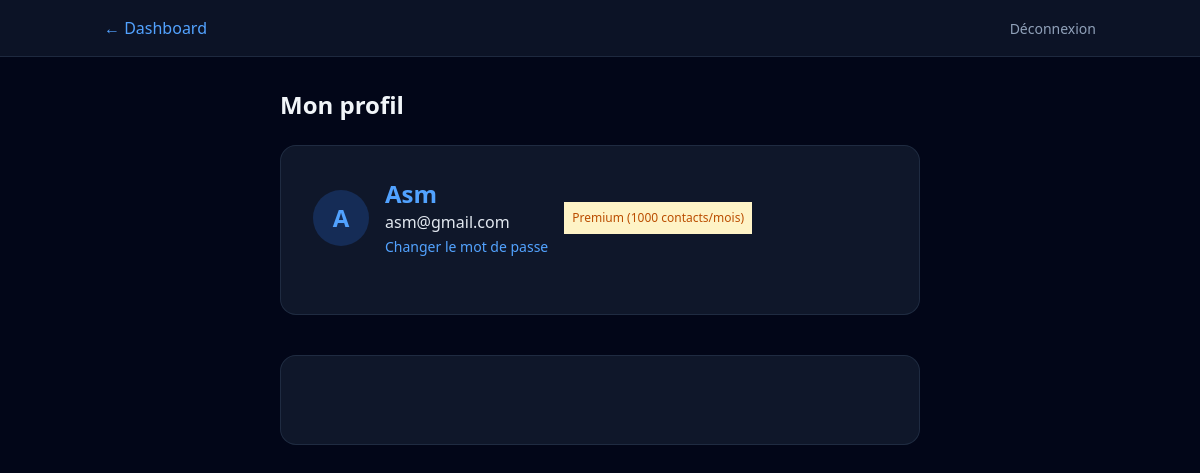
The app's page /accounts/profile/ (signed in), older data.
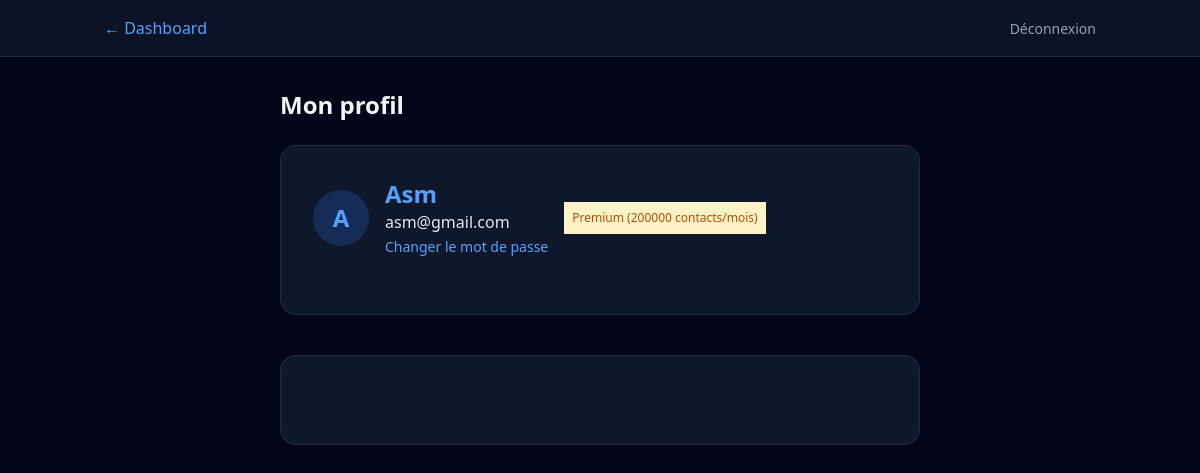
The same page, newer data.
### apps/companies/models.py (models this page shows, shortened)
class Company(models.Model):
    SUBSCRIPTION_CHOICES = [
        ('trial', 'Essai'),
        ('active', 'Actif'),
        ('expired', 'Expiré'),
        ('suspended', 'Suspendu'),
    ]
    name = models.CharField('Nom', max_length=255)
    user = models.OneToOneField(
        settings.AUTH_USER_MODEL,
        on_delete=models.CASCADE,
        related_name='company'
    )
    subscription_status = models.CharField(
        'Statut abonnement',
        max_length=20,
        choices=SUBSCRIPTION_CHOICES,
        default='trial'
    )
    current_plan = models.ForeignKey(
        'billing.Plan',
        on_delete=models.SET_NULL,
        null=True,
        blank=True,
        related_name='companies'
    )
    monthly_quota = models.IntegerField('Quota mensuel', default=500)
    contacts_used_this_month = models.IntegerField('Contacts utilisés ce mois', default=0)
    quota_reset_at = models.DateField('Prochain renouvellement', null=True, blank=True)
    created_at = models.DateTimeField(auto_now_add=True)
    logo = models.ImageField('Logo', upload_to='company_logos/', null=True, blank=True)
    class Meta:
        verbose_name = 'Entreprise'
        verbose_name_plural = 'Entreprises'

### apps/billing/models.py (models this page shows)
class Plan(models.Model):
    name = models.CharField('Nom', max_length=100)
    price = models.DecimalField('Prix mensuel (€)', max_digits=10, decimal_places=2, default=0)
    monthly_quota = models.IntegerField('Quota mensuel (contacts)', default=500)
    features = models.JSONField('Fonctionnalités', default=list, blank=True)
    stripe_price_id = models.CharField('Stripe Price ID', max_length=255, blank=True)
    is_active = models.BooleanField('Actif', default=True)
    class Meta:
        verbose_name = 'Plan'
        verbose_name_plural = 'Plans'
    def __str__(self):
        return f'{self.name} ({self.monthly_quota} contacts/mois)'

### apps/accounts/models.py (models this page shows, shortened)
class User(AbstractUser):
    username = None
    email = models.EmailField('email', unique=True)
    is_company = models.BooleanField('Entreprise', default=False)
    is_admin = models.BooleanField('Admin plateforme', default=False)
    USERNAME_FIELD = 'email'
    REQUIRED_FIELDS = []
    objects = UserManager()
    class Meta:
        verbose_name = 'Utilisateur'
        verbose_name_plural = 'Utilisateurs'

### apps/accounts/views.py (the view)
# urls.py: path('profile/', profile_view, name='profile'),
@login_required
def profile_view(request):
    user = request.user
    company = Company.objects.filter(user=user).first()
    if not company:
        messages.warning(request, 'Aucune entreprise associée à votre compte. Veuillez contacter le support.')
        return redirect('accounts:login')
    context = {
        'user': user,
        'company': company,
    }
    return render(request, 'accounts/profile.html', context)

### apps/accounts/templates/accounts/profile.html (shortened to what this page needs)
{% extends "base.html" %}
{% block nav %}
<nav class="border-b border-slate-700/50 bg-slate-900/80 backdrop-blur-lg">
    <div class="max-w-5xl mx-auto px-4 py-4 flex justify-between items-center">
        {% if request.company %}<a href="{% url 'dashboard:company_dashboard' %}"
            class="text-blue-400 hover:text-blue-300">← Dashboard</a>{% elif user.is_admin or user.is_superuser %}<a
            href="{% url 'dashboard:admin_dashboard' %}" class="text-blue-400 hover:text-blue-300">← Admin</a>{% else
        %}<span class="text-slate-500">Profil</span>{% endif %}
        <form method="post" action="{% url 'accounts:logout' %}">{% csrf_token %}<button type="submit"
                class="text-slate-400 hover:text-red-400 text-sm">Déconnexion</button></form>
    </div>
</nav>
{% endblock %}
{% block content %}
{% if company %}
<div class="max-w-2xl mx-auto px-4 py-8">
    <h1 class="text-2xl font-bold text-slate-100 mb-6">Mon profil</h1>
    <div class="relative rounded-2xl border border-slate-700/50 bg-slate-800/50 p-8">
        <div class="flex flex-row  items-center gap-4 mb-6">
                <div class="w-14 h-14 rounded-full bg-blue-500/20 flex items-center justify-center">
                <span class="text-2xl font-bold text-blue-400">{{ user.email|slice:":1"|upper }}</span>
            </div>
            <div>
                <p class="text-blue-400 font-semibold text-xl md:text-2xl ">{{ company.name }}</p>
                <p class="text-slate-200 font-medium">{{ company.user.email }}</p>
                <a href="{% url 'accounts:password_change' %}" class="text-sm text-blue-400 hover:text-blue-300">Changer
                    le mot de passe</a>
                </div>
                <span class="text-xs bg-amber-100 text-amber-700 p-2">{{company.current_plan}}</span>
        </div>
    </div>
</div>
<div class="max-w-2xl mx-auto px-4 py-2">
    <div class="rounded-2xl border border-slate-700/50 bg-slate-800/50 p-8">
    </div>
</div>
{% endif %}
{% endblock %}

Row changes from the older to the newer data that the page shows:
changed Company "Asm": current_plan "Premium (1000 contacts/mois)" → "Premium (200000 contacts/mois)"
